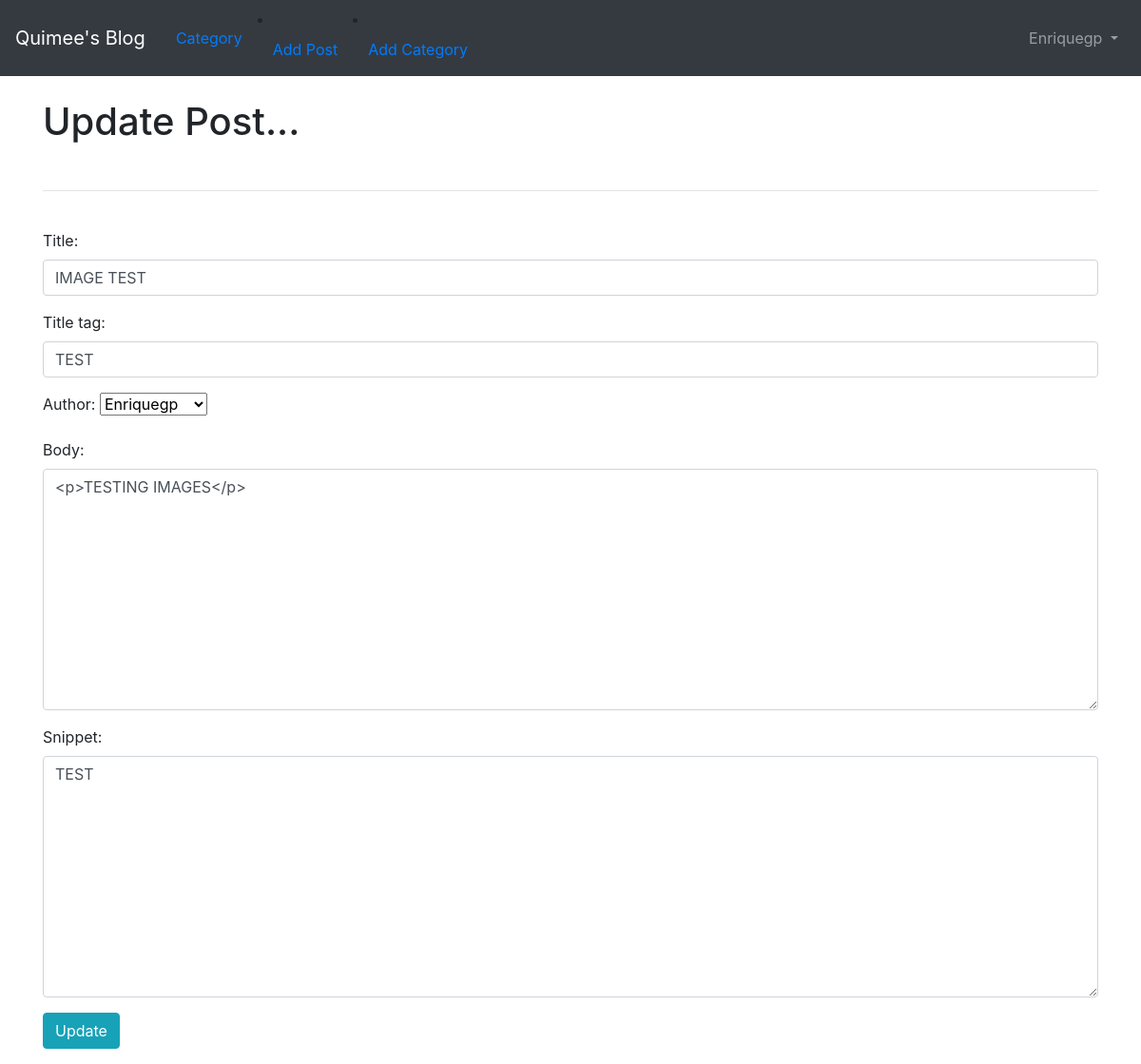
Screenshot of /article/edit/21 (signed in) with the database file from the repository.
### theblog/models.py (models this page shows, shortened)
class Post(models.Model):
    title = models.CharField(max_length=255)
    title_tag = models.CharField(max_length=255)
    author = models.ForeignKey(User, on_delete=models.CASCADE)
    body = RichTextField(blank=True, null=True)
    post_date = models.DateField(auto_now_add=True)
    category = models.CharField(max_length=255, default='uncategorized')
    likes = models.ManyToManyField(User, related_name='blog_posts')
    snippet = models.CharField(
        max_length=255, default='Click link to read post')
    header_image = models.ImageField(
        null=True, blank=True, upload_to="images/")

### theblog/views.py (the view)
# urls.py: path('article/edit/<int:pk>', UpdatePostView.as_view(), name='update_post'),
class UpdatePostView(UpdateView):
    model = Post
    form_class = EditForm
    template_name = 'update_post.html'

### theblog/forms.py
class EditForm(forms.ModelForm):
    class Meta:
        model = Post
        fields = ('title', 'title_tag', 'author', 'body', 'snippet')
        widgets = {
            'title': forms.TextInput(attrs={'class': 'form-control'}),
            'title_tag': forms.TextInput(attrs={'class': 'form-control'}),
            'body': forms.Textarea(attrs={'class': 'form-control'}),
            'snippet': forms.Textarea(attrs={'class': 'form-control'}),
        }

### theblog/templates/update_post.html (shortened to what this page needs)
{% extends 'base.html' %}
{% block content %}
{% if user.is_authenticated %}
{% if user.id == post.author.id %}
<h1> Update Post...</h1>
<br />
<hr>
<br />
<div class="form-group">
    <form method="POST">
        {{ form.as_p }}
        <button class="btn btn-info">Update</button>
</div>
{% else %}
You're not allowed here!
{% endif %}
{% else %}
You're not allowed here!
{% endif %}
{% endblock %}

### theblog/templates/base.html (shortened to what this page needs)
<!doctype html>
<html lang="en">
<head>
    <link rel="stylesheet" href="https://cdn.jsdelivr.net/npm/bootstrap@4.3.1/dist/css/bootstrap.min.css"
>
</head>
<body>
    <nav class="navbar navbar-expand-lg navbar-dark bg-dark">
        <a class="navbar-brand" href="{% url 'home' %}">Quimee's Blog</a>
        <div class="collapse navbar-collapse" id="navbarSupportedContent">
            {% if cat_menu %}
            <div></div>
            <ul class="navbar-nav mr-auto">
                <ul class='nav'>
                    <li>
                        <div class="dropdown">
                            <a class="nav-link dropdown-toggle" data-toggle="dropdown" href="#">Categories</a>
                            <ul class="dropdown-menu" role="menu" aria-labelledby="dLabel">
                                {% for item in cat_menu %}
                                <a class="dropdown-item" href="{% url 'category' item|slugify %}">{{ item }}</a>
                                {% endfor %}
                                <li class="divider"></li>
                            </ul>
                        </div>
                    </li>
                </ul>
                {% else %}
                <a class="nav-link" href="{% url 'category-list' %}">Category</a>
                {% endif %}
                {% if user.is_authenticated %}
                <li class="nav-item">
                    <a class="nav-link" href="{% url 'add_post' %}">Add Post</a>
                </li>
                <li class="nav-item">
                    <a class="nav-link" href="{% url 'add_category' %}">Add Category</a>
                </li>
                {% endif %}
            {% if user.is_authenticated %}
            {% if user.profile.id %}
            <ul class="navbar-nav ml-auto drop-down-menu-right">
                <li class="nav-item dropdown">
                    <a class="nav-link dropdown-toggle drop-down-menu-right" href="#" role="button"
                        data-toggle="dropdown" aria-expanded="false">
                        {{ user.username }}
                    </a>
                </li>
            </ul>
            {% endif %}
            {% endif %}
        </div>
    </nav>
    <br />
    <div class="container">
        {% block content %}
        {% endblock %}
    </div>
</body>
</html>

### rows the page displays
Post: title "IMAGE TEST", title_tag "TEST", author "Enriquegp", body "<p>TESTING IMAGES</p>", snippet "TEST"

### other values shown
{{ user.username }} "Enriquegp"
